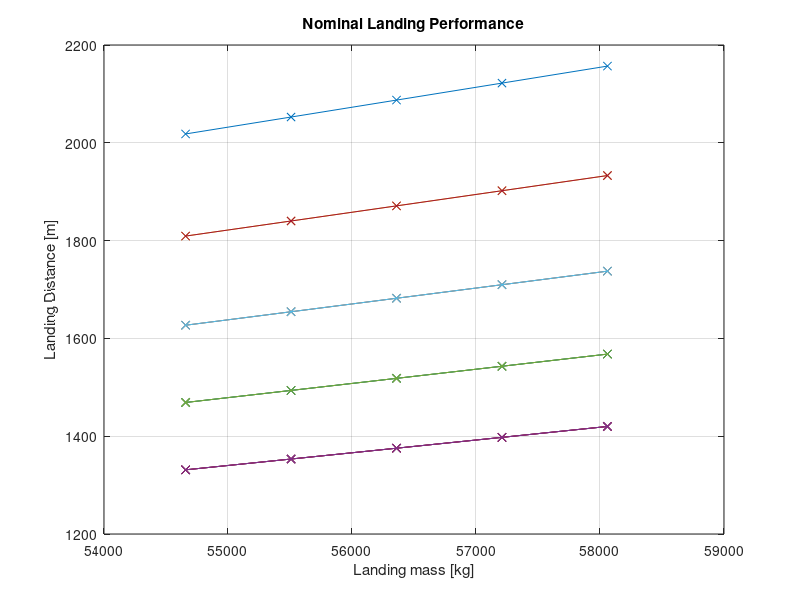

The MATLAB script that drew this image:
%% Landing Performace for Boeing 737-700
clear
g = 9.81;
rhoSL = 1.225;
i=linspace(1,5,5);
j=linspace(1,5,5);
Wlanding = linspace(536195,569569,5);
rho(j) = [1.225,1.112,1.007,0.9093,0.8194];
for j=1:5
sigma(j) = rho(j)/rhoSL;
    for i=1:5
%Wing Parameters
b = 34.3;
S = 124.60;
e = 0.803;
AR = (b^2/S);
K = (1/(pi*AR*e));

h = 15.25;
hwing = 3.63;
tdelay = 2;
u = 0.5;

%Aerodynamic Coefficients 
Clmax = 1.85;
Clflare = 1.2;
Clapp = 1;
Cdo = 0.0177;
Cldecel = 1.45;

%Speeds
Vstall(i,j)= sqrt((2*Wlanding(i))/(rho(j)*Clmax*S));
Va(i,j)=1.3*Vstall(i,j);
Vwind = 0;%changes%
Vawind(i,j) = Va(i,j) - Vwind;
Vbar(i,j) = sqrt((Vawind(i,j)^2)/2);


theta = 0*(pi/180);
gamma = 4*(pi/180);%changes%
Geffect = 1-((1.32*(hwing/b))/(1.05+7.4*(hwing/b)));
N = 2;%or 1%
R(i,j) = Va(i,j)^2/g*((Clflare/Clapp)-1);

%Approach and flare%
tapp(i,j) = (h/(Va(i,j)*tan(gamma))) + (R(i,j)/Va(i,j))*sin(gamma/2);
Sla0(i,j) = (h/tan(gamma)) + R(i,j)*sin(gamma/2);

SLA(i,j) = Sla0(i,j) - Vwind*tapp(i,j);

%Ground roll%
Cddecel = Cdo + Geffect*K*(Cldecel^2);

Trev(i,j) = (-0.45)*N*(sigma(j)^0.8)*(89000 - 207.73*Vbar(i,j) + 0.2077*(Vbar(i,j)^2));
D(i,j) = 0.5*rho(j)*(Vbar(i,j)^2)*S*Cddecel;
L(i,j) = 0.5*rho(j)*(Vbar(i,j)^2)*S*Cldecel;

SGR1(i,j) = Vawind(i,j)*tdelay;


SGR2(i,j) = ((-Va(i,j)^2/2)/((g/Wlanding(i))*(Trev(i,j)-D(i,j)-u*(Wlanding(i)-L(i,j))-Wlanding(i)*sin(theta))));
Slanding(i,j) = SLA(i,j) + SGR1(i,j) + SGR2(i,j)
    end
mlanding=Wlanding/g;
figure(1);
plot(mlanding,Slanding,'-x');
title('Nominal Landing Performance');
ylabel('Landing Distance [m]'); 
xlabel('Landing mass [kg]');
hold on;
grid on;
end










